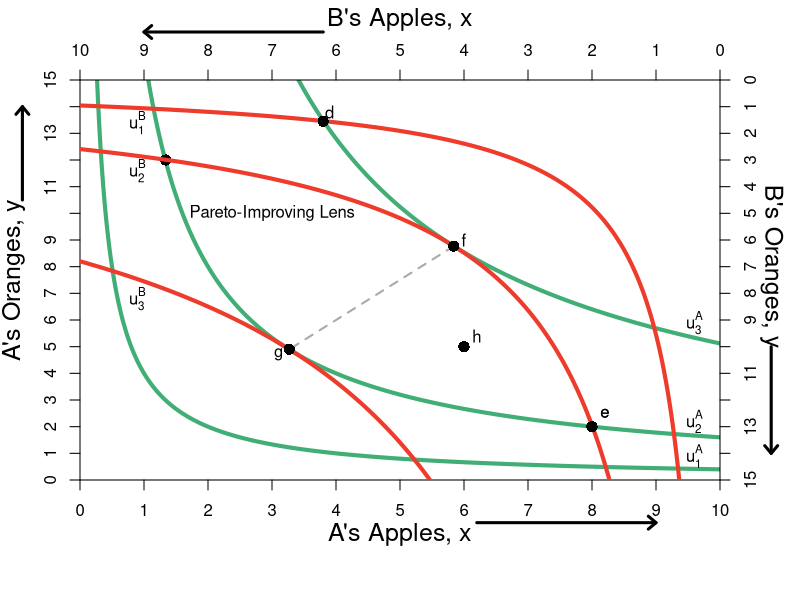

Write R code to recreate this figure.
require(ggplot2)
require(shape)
pdf(file = "property_fig3.pdf", width = 9, height = 7)

#Set parameters for graphics
axislabelsize <- 1.5

indiffcurveA1 <- function(x, U = 4, A = 1, a = 0.5) {
   ((((U-2)/A)*(1/x)^a)^(1/(1-a)))
}

indiffcurveA2 <- function(x, U = 4, A = 1, a = 0.5) {
  (((U/A)*(1/x)^a)^(1/(1-a)))
}

indiffcurveA3 <- function(x, U = 7.156591, A = 1, a = 0.5) {
  ((((U)/A)*(1/x)^a)^(1/(1-a)))
}

invParetoEfficient1 <- function(x) {
  14 - (3/2)*x
}

invParetoEfficient2 <- function(x) {
  16 - (3/2)*x
}

#Aisha happens to have found 8 apples and 2 oranges, 
#and Betty happens to have found 2 apples and 13 oranges. 
#Aisha's utility (8^0.5)*(2^0.5) = 4
#Betty's utility (2^0.5)*(13^0.5) = 5.09

#COL <- c("#1B9E77", "#D95F02", "#7570B3", "#E7298A", "#66A61E", "#E6AB02", "#A6761D", "#666666")
COL <- c("#7fc97f", "#beaed4", "#fdc086", "#ffff99")
COLA <- c("#99d8c9","#66c2a4","#41ae76", "#238b45", "#005824")
par(mar =  c(6, 4, 4, 4))
xlims <- c(0, 10)
ylims <- c(0, 15)
xlims2 <- c(10, 0)
ylims2 <- c(15, 0)

plot(0, 0, xlim = xlims, ylim = ylims, type = "n",
     xlab = expression(paste("A's Apples, ", x)),
     ylab = expression(paste("A's Oranges, ", y)), 
     line = 2.5,
     xaxt = "n", 
     yaxt = "n", 
     cex.lab = axislabelsize, 
     bty = "n",
     xaxs="i", 
     yaxs="i")


npts <- 500 
npts2 <- 501
#Specify the sequences of points for graphing. 
xx1 <- seq(xlims[1], xlims[2], length.out = npts)
#xx2 <- seq(xlims[1], xlims[2], length.out = npts)
#xx3 <- seq(xlims[1], xlims[2], length.out = npts2)
#xx4 <- seq(xlims[1], 10, length.out = npts2)

yy1 <- indiffcurveA2(xx1, U = 4, A = 1, a = 0.5)
yy2 <- invParetoEfficient1(xx1)
#polygon(c(xx1, xx1[400]), c(yy1, yy1[400]), col=COL[3], density=NULL, border = NA)



#Draw the lines for the graphs
lines(xx1, indiffcurveA1(xx1), col = COLA[3], lwd = 4)
lines(xx1, indiffcurveA2(xx1), col = COLA[3], lwd = 4)
lines(xx1, indiffcurveA3(xx1), col = COLA[3], lwd = 4)
#lines(xx1, invParetoEfficient1(xx1), col = COL[2], lwd = 4)
#lines(xx2, solowCondition(xx2, delta = 5), col = COL[3], lwd = 4)
#lines(xx2, solowInfeas(xx2, delta = 5), col = COL[1], lwd = 4, lty = 2)

#Customize ticks and labels for the plot
ticksy <- seq(from = 0, to = 15, by = 1)
ylabels <- seq(from = 0, to = 15, by = 1)
ticksx <- seq(from = 0, to = 10, by = 1)
xlabels <- seq(from = 0, to = 10, by = 1)
axis(1, at = ticksx, pos = 0, labels = xlabels)
axis(2, at = ticksy, pos = 0, labels = ylabels, las = 0)

#Add arrows:
arrows(-0.9, 10.5, -0.9, 14, xpd = TRUE, length=0.1,angle=40,lwd=3)
arrows(6.2, -1.6, 9, -1.6, xpd = TRUE, length=0.1,angle=40,lwd=3)

#Annotation of the three graphs and the NE
text(9.6, 0.9, expression(u[1]^A))
text(9.6, 2.2, expression(u[2]^A))
text(9.6, 5.9, expression(u[3]^A))
#text(16, 0.52, expression(paste("Nash Equilibrium")))

points(1.34, 12, pch = 16, col = "black", cex = 1.5)

#Line to label B's endowment
#segments(0, 13, 2, 13, lty = 2, col = "darkgray", lwd = 2)
#segments(2, 0, 2, 13, lty = 2, col = "darkgray", lwd = 2)

#Set up second axes and labels

par(new = TRUE)
#par(mar =  c(6, 4, 4, 4))

xlims2 <- c(10, 0)
ylims2 <- c(15, 0)

plot(0, 0, xlim = xlims2, ylim = ylims2, type = "n",
     xlab = expression(paste("")),
     ylab = expression(paste("")),
     xaxt = "n", 
     yaxt = "n", 
     cex.lab = 1.3, 
     bty = "n",
     xaxs="i", 
     yaxs="i")

axis(side = 3, at = ticksx, pos = 0, labels = xlabels)
axis(side = 4, at = ticksy, pos = 0, labels = ylabels, las = 0)
mtext("B's Apples, x", side=3, line = 2.5, cex = axislabelsize)
text(-0.8, 7, expression(paste("B's Oranges, y")), xpd = TRUE, cex = axislabelsize, srt = 270) 

#Add arrows:
arrows(-0.8, 10, -0.8, 14, xpd = TRUE, length=0.1,angle=40,lwd=3)
arrows(6.2, -1.8, 9, -1.8, xpd = TRUE, length=0.1,angle=40,lwd=3)



indiffcurveB1 <- function(x, U = 5.09, A = 1, a = 0.5) {
  ((((U-2)/A)*(1/x)^a)^(1/(1-a)))
}

indiffcurveB2 <- function(x, U = 5.09, A = 1, a = 0.5) {
  (((U/A)*(1/x)^a)^(1/(1-a)))
}

indiffcurveB3 <- function(x, U = 8.244574, A = 1, a = 0.5) {
  ((((U)/A)*(1/x)^a)^(1/(1-a)))
}

COLB <- c("#fc9272", "#fb6a4a", "#ef3b2c","#cb181d", "#99000d")

lines(xx1, indiffcurveB1(xx1), col = COLB[3], lwd = 4)
lines(xx1, indiffcurveB2(xx1), col = COLB[3], lwd = 4)
lines(xx1, indiffcurveB3(xx1), col = COLB[3], lwd = 4)
#lines(xx1, invParetoEfficient2(xx1), col = COLB[3], lwd = 4)

#Label B's indifference curves
text(9.1, 1.6, expression(u[1]^B))
text(9.1, 3.4, expression(u[2]^B))
text(9.1, 8.2, expression(u[3]^B))

#Add a point for the initial endowment
points(2, 13, pch = 16, col = "black", cex = 1.5)

#Add point for comparison to participation constraint
points(6.2, 1.55, pch = 16, col = "black", cex = 1.5)
text(6.1, 1.2, expression(d))

#Pareto efficiency curve
segments(4.16, 6.23, 6.73, 10.1, lty = 2, col = "darkgray", lwd = 2)

text(1.8, 12.5, expression(e))


#Calculate TIOLI power allocation for B
#mrs(x,y) => pareto efficient curve is (3/2)x = y
#A's initital utility is 4 = u(8,2) = (8^0.5)*(2^0.5)
#Therefore substitute in the contract curve u_e^A = 4 = (x^A)^(0.5)(3/2*x^A)^0.5
# => x^A = 4/((3/2)^0.5) = 3.27 => x^B = 6.73
# => y^A = 3/2(x^A) = 4.9 => y^B = 10.1

#Add a point for B's TIOLI power
points(6.73, 10.1, pch = 16, col = "black", cex = 1.5)
text(6.9, 10.3, expression(g))

#Calculate TIOLI power allocation for A
#mrs(x,y) => pareto efficient curve is (3/2)x = y
#A's initital utility is 4 = u(8,2) = (8^0.5)*(2^0.5)
#Therefore substitute in the contract curve u_e^A = 4 = (x^A)^(0.5)(3/2*x^A)^0.5
# => x^B = 5.09/((3/2)^0.5) = 4.16 => x^A = 5.84
# => y^B = 3/2(x^B) = 6.23 => y^A = 8.77 
#=> u^A = (5.84^0.5)*(8.77^0.5) = 7.156591
#Add a point for A's TIOLI power
points(4.16, 6.23, pch = 16, col = "black", cex = 1.5)
text(4, 6, expression(f))

#Annotating B's endowment
text(1.8, 12.5, expression(e))

#Annotating a point that is a Pareto improvement over e.
points(4, 10, pch = 16, col = "black", cex = 1.5)
text(3.8, 9.6, expression(h))

#Polygon and Label for the Pareto-Improving Lens --- darn hard...
yy1 <- indiffcurveB2(xx1, U = 5.09, A = 1, a = 0.5)
yy2 <- invParetoEfficient2(xx1)
#polygon(c(xx1, xx1[432]), c(yy1, yy1[432]), col="powderblue", density=NULL, border = NA)
text(7, 5, expression(paste("Pareto-Improving Lens")))

dev.off()

